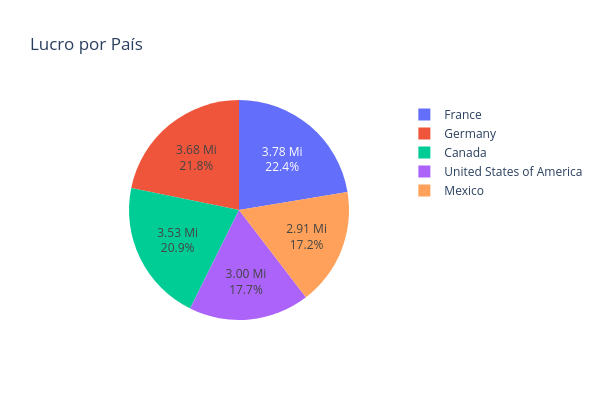

Source (notebook cell):
### Code cell
# Soma de Profit por Country Genrale
df_sum_profit_country = (
    df_financial.groupby('Country')['Profit'].sum().sort_values(ascending=False).reset_index()
    .assign(formatted_sum_profit = lambda x: x['Profit'].apply(lambda x: f"{(x / 1_000_000):.2f} Mi"))
)
fig_sum_profit_country = px.pie(df_sum_profit_country, 
             names='Country',      
             values='Profit',          
             title='Lucro por País',
             hole=0).update_traces(
   text=df_sum_profit_country['formatted_sum_profit'],
   textinfo='percent+text', textposition='inside').update_layout(width=600,height=400).show()

### Figure 1 — Plotly figure (JSON) as saved in the notebook; plotly's stock layout.template omitted (floating-point values rounded to 4 significant figures)
{"data": [{"domain": {"x": [0, 1], "y": [0, 1]}, "hole": 0, "hovertemplate": "Country=%{label}<br>Profit=%{value}<extra></extra>", "labels": ["France", "Germany", "Canada", "United States of America", "Mexico"], "legendgroup": "", "name": "", "showlegend": true, "text": ["3.78 Mi", "3.68 Mi", "3.53 Mi", "3.00 Mi", "2.91 Mi"], "textinfo": "percent+text", "textposition": "inside", "type": "pie", "values": [3781000.0, 3680000.0, 3529000.0, 2996000.0, 2908000.0]}], "layout": {"height": 400, "legend": {"tracegroupgap": 0}, "title": {"text": "Lucro por País"}, "width": 600}}
